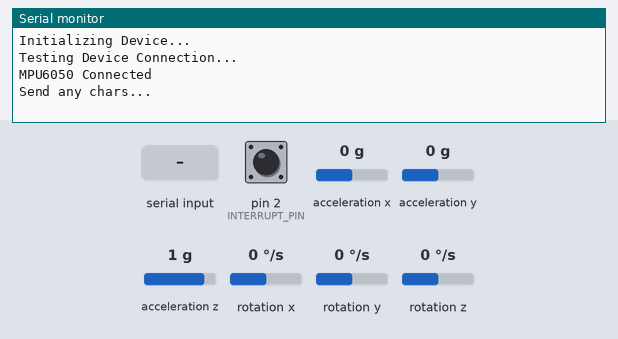
A sketch run on a simulated Arduino Uno, built with avr-gcc and run on an emulated ATmega328P. Parts: the last lines printed to the serial monitor. The test bench sets the inputs (shaded band); at power-on: rotation z 0 °/s, acceleration x 0 g, acceleration z 1 g, pin 2 (INTERRUPT_PIN) LOW, acceleration y 0 g, rotation x 0 °/s, rotation y 0 °/s. The sensor or clock chip raises its interrupt line as the real part does.

Above: at 0.9 s.
1.0 s: "1" received over Serial
At 1.5 s:
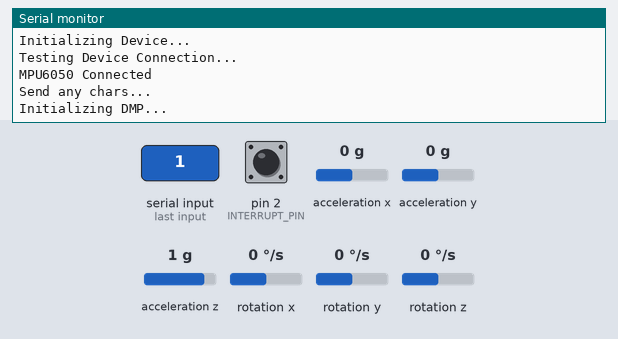
3.0 s: rotation z set to -100 °/s
At 3.5 s:
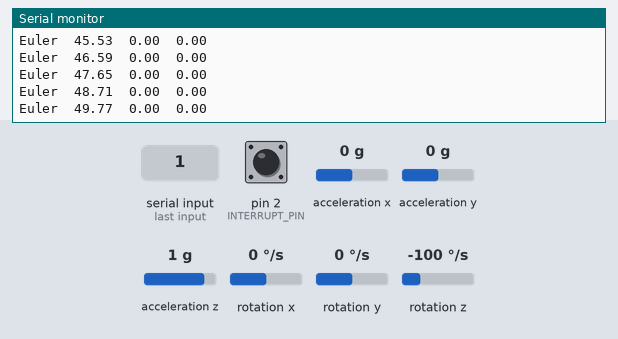
6.0 s: acceleration x set to -1.4 g
At 6.5 s:
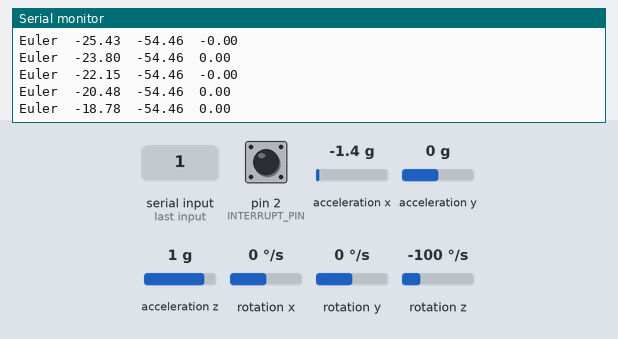
9.0 s: acceleration x set to 1.4 g
At 9.5 s:
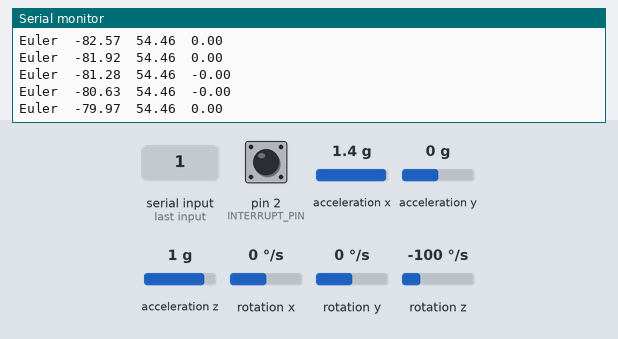
12.0 s: acceleration z set to -0.8 g
At 12.9 s:
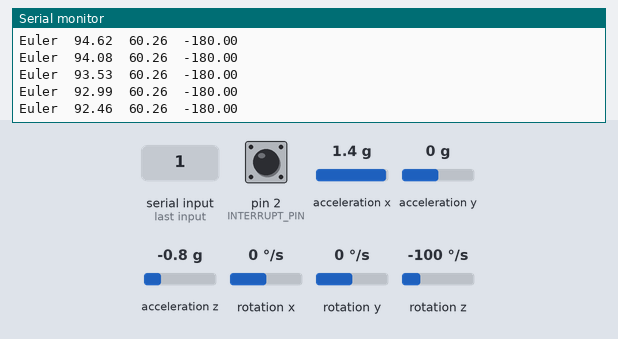
15.0 s: rotation z set to 192 °/s
At 15.5 s:
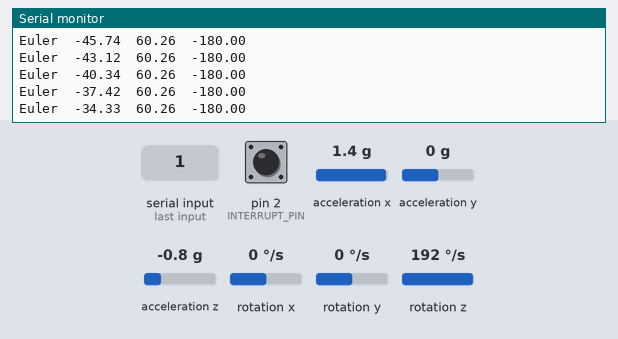
Timing chart, 0 to 18.0 s (numbered marks = the images above; inputs shaded):
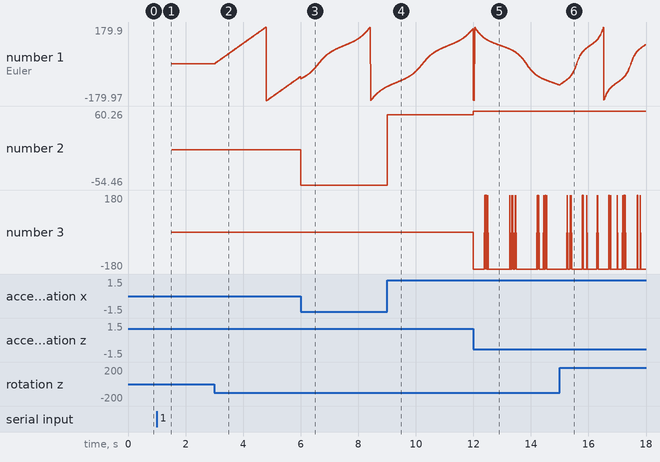

The sketch:

testDMP.ino
```cpp
#include <I2Cdev.h>
#include <MPU6050_6Axis_MotionApps20.h>
#include <Wire.h>

MPU6050 mpu;

#define INTERRUPT_PIN 2

bool dmpReady = false;
uint8_t mpuIntStatus;
uint8_t devStatus;
uint16_t packetSize;
uint16_t fifoCount;
uint8_t fifoBuffer[64];

Quaternion q;
float euler[3];
float ypr[3];

volatile bool mpuInterrupt = false;
void dmpDataReady(){
  mpuInterrupt = true;
}

void setup() {
  // put your setup code here, to run once:
  Wire.begin();
  TWBR = 24;

  Serial.begin(115200);

  Serial.println(F("Initializing Device..."));
  mpu.initialize();
  pinMode(INTERRUPT_PIN, INPUT);

  Serial.println(F("Testing Device Connection..."));
  if(mpu.testConnection()){
    Serial.println("MPU6050 Connected");
  }else{
    Serial.println("MPU is not connected!");
    while(1);
  }

  Serial.println(F("\nSend any chars..."));
  while(Serial.available() && Serial.read());
  while(!Serial.available());
  while(Serial.available() && Serial.read());

  Serial.println(F("Initializing DMP..."));
  devStatus = mpu.dmpInitialize();

  //-2326  295 1752  -67 17  -79

  mpu.setXGyroOffset(-67);
  mpu.setYGyroOffset(17);
  mpu.setZGyroOffset(-79);
  mpu.setZAccelOffset(1752);
  mpu.setXAccelOffset(-2326);
  mpu.setYAccelOffset(295);

  if(devStatus == 0){
    Serial.println(F("Enabling DMP..."));
    mpu.setDMPEnabled(true);

    Serial.println(F("Enabling interrupt detection.."));
    attachInterrupt(digitalPinToInterrupt(INTERRUPT_PIN), dmpDataReady, RISING);
    mpuIntStatus = mpu.getIntStatus();

    Serial.println(F("DMP Ready! Waiting for first interrupt"));
    dmpReady = true;

    packetSize = mpu.dmpGetFIFOPacketSize();
  }else{
    Serial.print(F("DMP Init failed error code : "));
    Serial.print(devStatus);
  }

}

void loop() {
  // put your main code here, to run repeatedly:
  if(!dmpReady) return;

  while(!mpuInterrupt && fifoCount < packetSize){
    //other behaviour here...
  }

  mpuInterrupt = false;
  mpuIntStatus = mpu.getIntStatus();

  fifoCount = mpu.getFIFOCount();

  if((mpuIntStatus & 0x10) || fifoCount == 1024){
    mpu.resetFIFO();
    Serial.println(F("FIFO Overflow!"));
  }else if(mpuIntStatus & 0x02){
    while(fifoCount < packetSize) fifoCount = mpu.getFIFOCount();

    mpu.getFIFOBytes(fifoBuffer, packetSize);

    fifoCount -= packetSize;

    mpu.dmpGetQuaternion(&q, fifoBuffer);
    mpu.dmpGetEuler(euler, &q);
    Serial.print("Euler\t");
    Serial.print(euler[0] * 180/M_PI);
    Serial.print("\t");
    Serial.print(euler[1] * 180/M_PI);
    Serial.print("\t");
    Serial.println(euler[2] * 180/M_PI);
  }
}
```

Measured:
- after the input at 1.0 s, the serial monitor: prints a new line at once (image 1)
- after the input at 3.0 s, the serial monitor: prints a new line at once (image 2)
- plotted number 1: 0 → -61.32 after the input at 3.0 s
